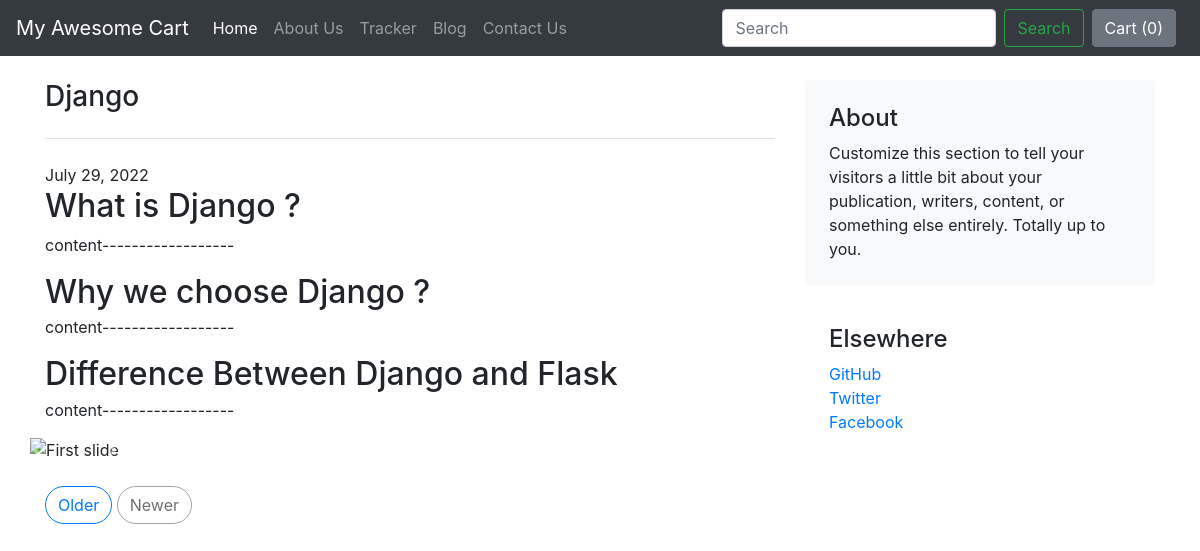
The app's page /blog/blogpost/1, older data.
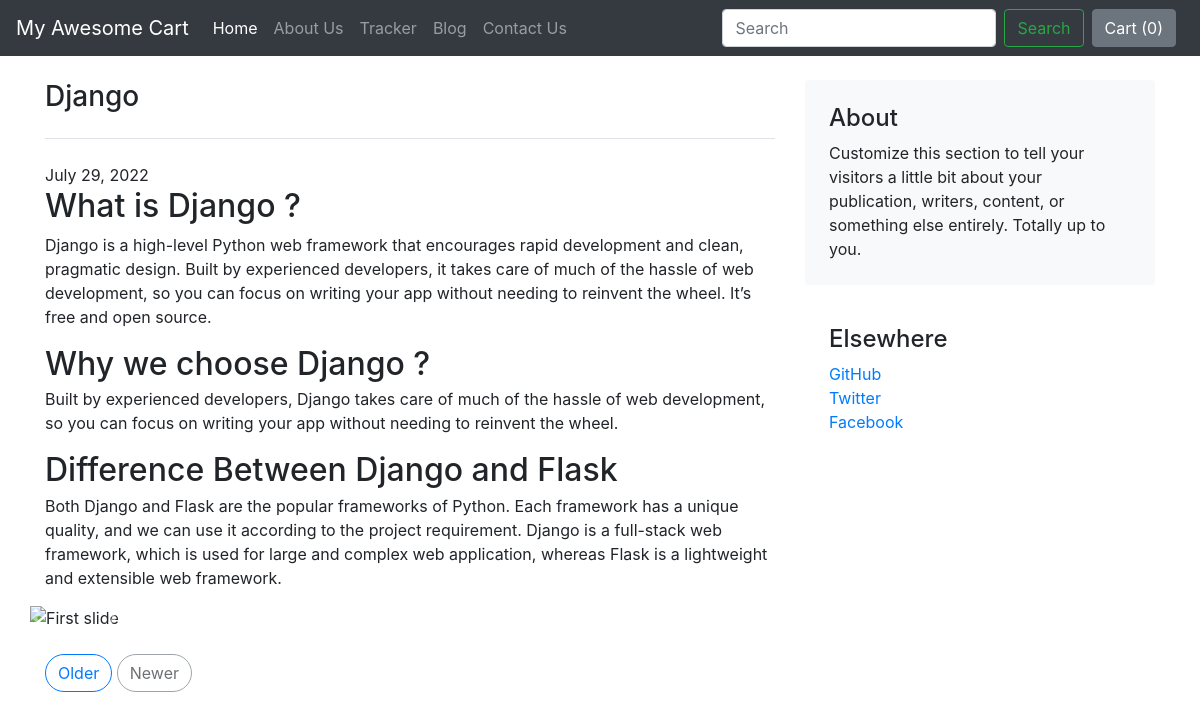
The same page, newer data.
### blog/models.py (models this page shows)
class Blogpost(models.Model):
    post_id = models.AutoField(primary_key=True)
    title = models.CharField(max_length=50)
    head0 = models.CharField(max_length=500, default="")
    head_content0 = models.CharField(max_length=5000, default="")
    head1 = models.CharField(max_length=500, default="")
    head_content1 = models.CharField(max_length=5000, default="")
    head2 = models.CharField(max_length=500, default="")
    head_content2 = models.CharField(max_length=5000, default="")
    pub_date = models.DateField()
    thumbnail = models.ImageField(upload_to='blog/images', default="")
    def __str__(self):
        return self.title

### blog/views.py (the view)
# urls.py: path('blogpost/<int:id>', views.blogpost, name='blogHome')
def blogpost(request, id):
    post = Blogpost.objects.filter(post_id = id)[0]
    print("post = ", post)
    return render(request, 'blog/blogpost.html', {'post': post})

### blog/templates/blog/blogpost.html (shortened to what this page needs)
{% extends 'blog/basic.html' %}
{% block body %}
<div class="container my-4">
    <div class="row g-5" bis_skin_checked="1">
        <div class="col-md-8" bis_skin_checked="1">
            <h3 class="pb-4 mb-4 fst-italic border-bottom">
                {{post.title}}
            </h3>
            <span>{{post.pub_date}}</span>
            <article class="blog-post">
                <h2>{{post.head0}}</h2>
                <p>{{post.head_content0}}</p>
            </article>
            <article class="blog-post">
                <h2 class="blog-post-title mb-1">{{post.head1}}</h2>
                <p>{{post.head_content1}}</p>
            </article>
            <article class="blog-post">
                <h2 class="blog-post-title mb-1">{{post.head2}}</h2>
                <p>{{post.head_content2}}</p>
            </article>
            <div class="row">
                <div id="carouselExampleControls" class="carousel slide" data-ride="carousel">
                    <div class="carousel-inner">
                      <div class="carousel-item active">
                        <img class="d-block w-100" src="..." alt="First slide">
                      </div>
                    </div>
                    <a class="carousel-control-prev" href="#carouselExampleControls" role="button" data-slide="prev">
                      <span class="carousel-control-prev-icon" aria-hidden="true"></span>
                    </a>
                    <a class="carousel-control-next" href="#carouselExampleControls" role="button" data-slide="next">
                      <span class="carousel-control-next-icon" aria-hidden="true"></span>
                    </a>
                  </div>
            </div>
            <nav class="blog-pagination mt-4" aria-label="Pagination">
                <a class="btn btn-outline-primary rounded-pill" href="#">Older</a>
                <a class="btn btn-outline-secondary rounded-pill disabled">Newer</a>
            </nav>
        </div>
        <div class="col-md-4" bis_skin_checked="1">
            <div class="position-sticky" style="top: 2rem;" bis_skin_checked="1">
                <div class="p-4 mb-3 bg-light rounded" bis_skin_checked="1">
                    <h4 class="fst-italic">About</h4>
                    <p class="mb-0">Customize this section to tell your visitors a little bit about your publication,
                        writers, content, or something else entirely. Totally up to you.</p>
                </div>
                <div class="p-4" bis_skin_checked="1">
                    <h4 class="fst-italic">Elsewhere</h4>
                    <ol class="list-unstyled">
                        <li><a href="#">GitHub</a></li>
                        <li><a href="#">Twitter</a></li>
                        <li><a href="#">Facebook</a></li>
                    </ol>
                </div>
            </div>
        </div>
    </div>
</div>
{% endblock %}

Row changes from the older to the newer data that the page shows:
changed Blogpost "What is Django ?": head_content0 "content------------------" → "Django is a high-level Python web framework that encourages rapid development and clean, pragmatic design. Built by experienced developers, it takes care of much of the hassle of web development, so you can focus on writing your app without needing to reinvent the wheel. It’s free and open source."; head_content1 "content------------------" → "Built by experienced developers, Django takes care of much of the hassle of web development, so you can focus on writing your app without needing to reinvent the wheel."; head_content2 "content------------------" → "Both Django and Flask are the popular frameworks of Python. Each framework has a unique quality, and we can use it according to the project requirement. Django is a full-stack web framework, which is used for large and complex web application, whereas Flask is a lightweight and extensible web framework."
